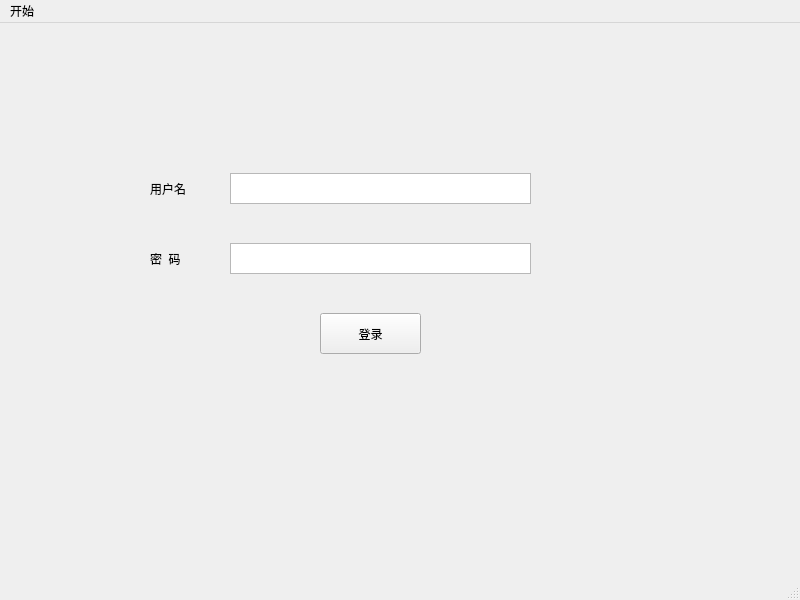
<?xml version="1.0" encoding="UTF-8"?>
<ui version="4.0">
 <class>MainWindow</class>
 <widget class="QMainWindow" name="MainWindow">
  <property name="geometry">
   <rect>
    <x>0</x>
    <y>0</y>
    <width>800</width>
    <height>600</height>
   </rect>
  </property>
  <property name="windowTitle">
   <string>MainWindow</string>
  </property>
  <widget class="QWidget" name="centralwidget">
   <widget class="QPushButton" name="pushButton">
    <property name="geometry">
     <rect>
      <x>320</x>
      <y>290</y>
      <width>101</width>
      <height>41</height>
     </rect>
    </property>
    <property name="text">
     <string>登录</string>
    </property>
   </widget>
   <widget class="QTextEdit" name="textEdit">
    <property name="geometry">
     <rect>
      <x>230</x>
      <y>150</y>
      <width>301</width>
      <height>31</height>
     </rect>
    </property>
   </widget>
   <widget class="QTextEdit" name="textEdit_2">
    <property name="geometry">
     <rect>
      <x>230</x>
      <y>220</y>
      <width>301</width>
      <height>31</height>
     </rect>
    </property>
   </widget>
   <widget class="QLabel" name="label">
    <property name="geometry">
     <rect>
      <x>150</x>
      <y>150</y>
      <width>71</width>
      <height>31</height>
     </rect>
    </property>
    <property name="text">
     <string>用户名</string>
    </property>
   </widget>
   <widget class="QLabel" name="label_2">
    <property name="geometry">
     <rect>
      <x>150</x>
      <y>220</y>
      <width>51</width>
      <height>31</height>
     </rect>
    </property>
    <property name="text">
     <string>密  码</string>
    </property>
   </widget>
  </widget>
  <widget class="QMenuBar" name="menubar">
   <property name="geometry">
    <rect>
     <x>0</x>
     <y>0</y>
     <width>800</width>
     <height>28</height>
    </rect>
   </property>
   <widget class="QMenu" name="menu">
    <property name="title">
     <string>开始</string>
    </property>
    <addaction name="action_1"/>
    <addaction name="action_2"/>
    <addaction name="action_3"/>
    <addaction name="action_4"/>
    <addaction name="action_5"/>
   </widget>
   <addaction name="menu"/>
  </widget>
  <widget class="QStatusBar" name="statusbar"/>
  <action name="action_1">
   <property name="text">
    <string>状态</string>
   </property>
  </action>
  <action name="action_2">
   <property name="text">
    <string>停止</string>
   </property>
  </action>
  <action name="action_3">
   <property name="text">
    <string>保存</string>
   </property>
  </action>
  <action name="action_4">
   <property name="text">
    <string>另存</string>
   </property>
  </action>
  <action name="action_5">
   <property name="text">
    <string>帮助</string>
   </property>
  </action>
 </widget>
 <resources/>
 <connections/>
</ui>
